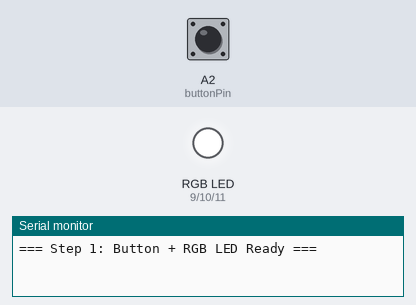
Simulated run of this sketch. Board: Arduino Uno, built with avr-gcc and run on an emulated ATmega328P. Parts: an RGB LED mixed from three pins (HIGH = lit), the last lines printed to the serial monitor. The inputs (shaded band) are chosen by the test bench; at power-on: A2 (buttonPin) HIGH.

Above: at 1.2 s.
1.3 s: A2 (buttonPin) pulled LOW for 0.15 s
At 2.5 s:
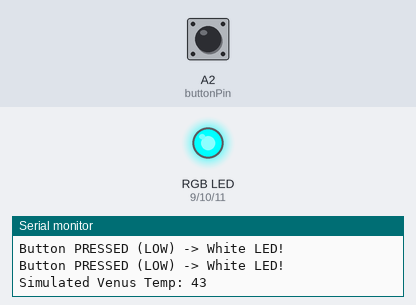
At 3.7 s:
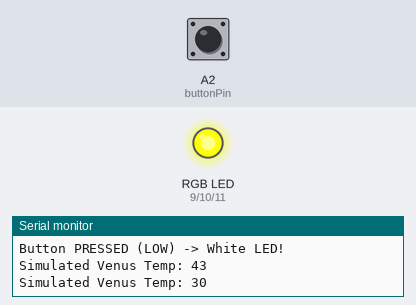
4.4 s: A2 (buttonPin) pulled LOW for 3.2 s
At 4.7 s:
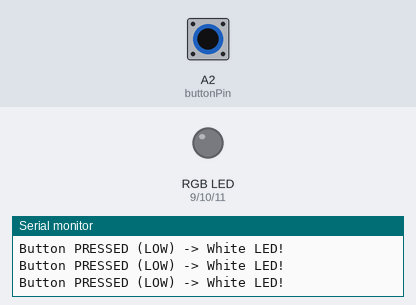
Timing chart, 0 to 16.6 s (numbered marks = the images above; inputs shaded):
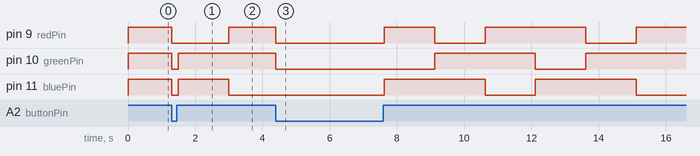

The sketch:

1_basic_impl_blinkled.ino
```cpp
// === STEP 1: Push Button (INPUT_PULLUP) + RGB LED (Common Anode) + Non-blocking millis() ===
// ผังขา Master Pinout:
// - RGB LED: D9 (Red), D10 (Green), D11 (Blue), ขายาวต่อ +5V (Common Anode)
// - Push Button: ขาหนึ่งต่อ A2, อีกขาต่อ GND (ใช้ INPUT_PULLUP)

const int redPin = 9;
const int greenPin = 10;
const int bluePin = 11;
const int buttonPin = A2;

const bool IS_COMMON_ANODE = true;

// ตัวแปรสำหรับจับเวลาด้วย millis() (ห้ามใช้ delay() ตอนสอบ MQTT!)
unsigned long lastChangeTime = 0;
int testState = 0;  // 0 = ทดสอบช่วง 36-50 (แดง), 1 = ทดสอบช่วง 26-35 (ฟ้า/น้ำเงิน), 2 = ทดสอบช่วง 10-25 (เขียว)

void setColor(int red, int green, int blue) {
  if (IS_COMMON_ANODE) {
    analogWrite(redPin, 255 - red);
    analogWrite(greenPin, 255 - green);
    analogWrite(bluePin, 255 - blue);
  } else {
    analogWrite(redPin, red);
    analogWrite(greenPin, green);
    analogWrite(bluePin, blue);
  }
}

// ฟังก์ชันจำลองโจทย์ข้อ Subscribe 1: อุณหภูมิดาวศุกร์ (venus)
void showVenusTempColor(int temp) {
  if (temp >= 36 && temp <= 50) {
    setColor(255, 0, 0);  // 36 - 50 -> สีแดง
  } else if (temp >= 26 && temp <= 35) {
    setColor(0, 0, 255);  // 26 - 35 -> สีฟ้า/น้ำเงิน
  } else if (temp >= 10 && temp <= 25) {
    setColor(0, 255, 0);  // 10 - 25 -> สีเขียว
  } else {
    setColor(0, 0, 0);  // นอกช่วง -> ดับไฟ
  }
}

void setup() {
  Serial.begin(115200);
  pinMode(redPin, OUTPUT);
  pinMode(greenPin, OUTPUT);
  pinMode(bluePin, OUTPUT);

  // ใช้ INPUT_PULLUP: ไม่กด = HIGH, กดปุ่ม = LOW
  pinMode(buttonPin, INPUT_PULLUP);

  setColor(0, 0, 0);
  Serial.println("=== Step 1: Button + RGB LED Ready ===");
}

void loop() {
  // อ่านค่าปุ่มกด (INPUT_PULLUP -> กดคือ LOW)
  bool isPressed = (digitalRead(buttonPin) == LOW);

  if (isPressed) {
    // เมื่อกดปุ่ม: ให้ไฟติดสีขาว (R+G+B) ทันทีโดยไม่ดีเลย์!
    setColor(255, 255, 255);
    Serial.println("Button PRESSED (LOW) -> White LED!");
    delay(50);  // debounce เล็กน้อย
  } else {
    // เมื่อไม่ได้กดปุ่ม: สลับจำลองอุณหภูมิดาวศุกร์ทุกๆ 1.5 วินาทีด้วย millis()
    if (millis() - lastChangeTime >= 1500) {
      lastChangeTime = millis();

      int simulatedTemp = 0;
      if (testState == 0) simulatedTemp = 43;       // ช่วง 36-50 -> แดง
      else if (testState == 1) simulatedTemp = 30;  // ช่วง 26-35 -> ฟ้า/น้ำเงิน
      else if (testState == 2) simulatedTemp = 18;  // ช่วง 10-25 -> เขียว

      Serial.print("Simulated Venus Temp: ");
      Serial.println(simulatedTemp);
      showVenusTempColor(simulatedTemp);

      testState = (testState + 1) % 3;
    }
  }
}
```

Measured:
- after the input at 1.3 s, pin 10 (greenPin): HIGH → LOW at once, → HIGH 0.20 s later; pin 11 (bluePin): HIGH → LOW after 0.00 s instead of 1.7 s
